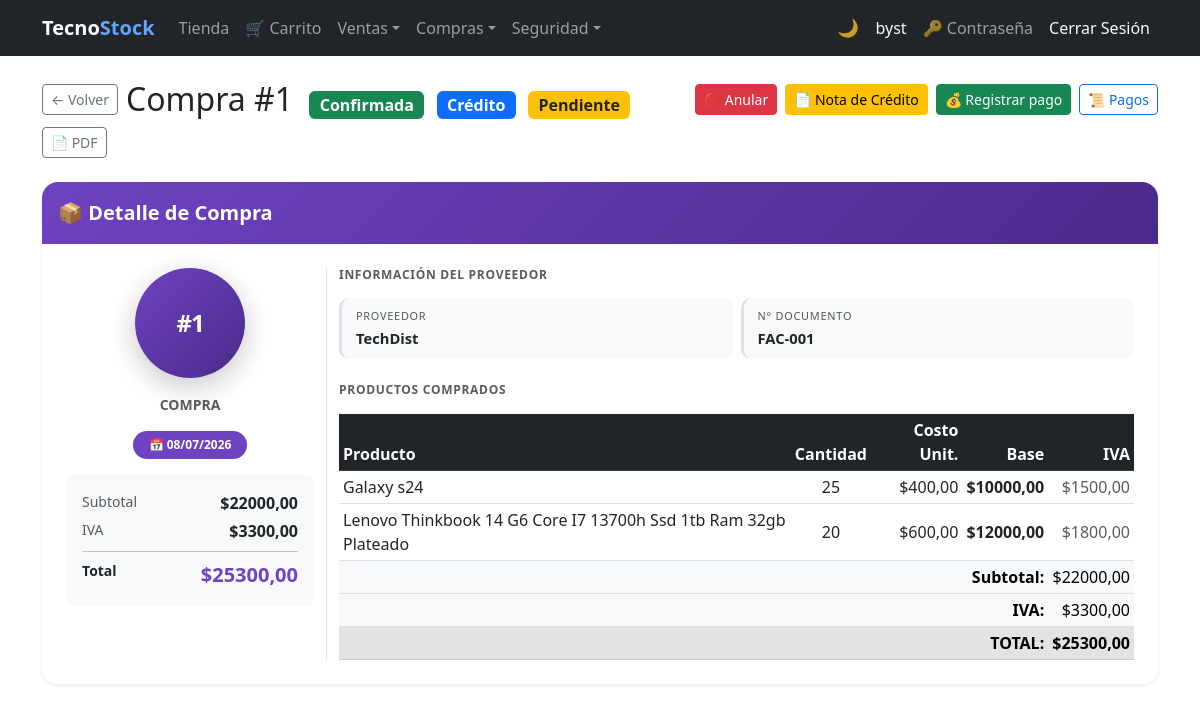
The page /purchases/1/ (signed in) on the database its author committed.
### purchasing/models.py (models this page shows, shortened)
class Purchase(models.Model):
    BORRADOR   = 0
    CONFIRMADA = 1
    ANULADA    = 2
    ESTADO_CHOICES = [
        (BORRADOR,   'Borrador'),
        (CONFIRMADA, 'Confirmada'),
        (ANULADA,    'Anulada'),
    ]
    PENDIENTE = 'PENDIENTE'
    PAGADA    = 'PAGADA'
    ESTADO_PAGO_CHOICES = [
        (PENDIENTE, 'Pendiente'),
        (PAGADA,    'Pagada'),
    ]
    CONTADO = 'contado'
    CREDITO = 'credito'
    TIPO_PAGO_CHOICES = [
        (CONTADO, 'Contado'),
        (CREDITO, 'Crédito'),
    ]
    supplier        = models.ForeignKey(
                          Supplier, on_delete=models.PROTECT,
                          related_name='purchases', verbose_name='Proveedor')
    document_number = models.CharField(max_length=20, verbose_name='N° Documento')
    purchase_date   = models.DateField(auto_now_add=True, verbose_name='Fecha')
    subtotal        = models.DecimalField(max_digits=12, decimal_places=2, default=0, verbose_name='Subtotal')
    tax             = models.DecimalField(max_digits=12, decimal_places=2, default=0, verbose_name='IVA')
    total           = models.DecimalField(max_digits=12, decimal_places=2, default=0, verbose_name='Total')
    estado          = models.PositiveSmallIntegerField(
                          choices=ESTADO_CHOICES, default=BORRADOR, verbose_name='Estado')
    is_active       = models.BooleanField(default=True, verbose_name='Activo')
    saldo           = models.DecimalField(
                          max_digits=12, decimal_places=2, default=0,
                          verbose_name='Saldo pendiente de pago')
    estado_pago     = models.CharField(
                          max_length=10, choices=ESTADO_PAGO_CHOICES,
                          default=PENDIENTE, verbose_name='Estado de pago')
    tipo_pago       = models.CharField(
                          max_length=10, choices=TIPO_PAGO_CHOICES,
                          default=CREDITO, verbose_name='Tipo de pago')
    class Meta:
        verbose_name        = 'Compra'
        verbose_name_plural = 'Compras'
        ordering = ['-purchase_date', '-id']
        constraints = [
            models.UniqueConstraint(
                fields=['document_number', 'supplier'],
                name='unique_purchase_per_supplier'
            )
        ]
    @property
    def can_confirm(self):    return self.estado == self.BORRADOR
    @property
    def can_edit(self):       return self.estado == self.BORRADOR
    @property
    def can_delete(self):     return self.estado == self.BORRADOR
    @property
    def can_cancel(self):     return self.estado == self.CONFIRMADA
    @property
    def can_credit_note(self):return self.estado == self.CONFIRMADA
    @property
    def estado_badge_class(self):
        return {
            self.BORRADOR:   'bg-secondary',
            self.CONFIRMADA: 'bg-success',
            self.ANULADA:    'bg-danger',
        }.get(self.estado, 'bg-secondary')
    @property
    def estado_pago_badge_class(self):
        return 'bg-success' if self.estado_pago == self.PAGADA else 'bg-warning text-dark'
    @property
    def tipo_pago_badge_class(self):
        return 'bg-info text-dark' if self.tipo_pago == self.CONTADO else 'bg-primary'
    @property
    def pendiente_de_pago(self):
        return self.estado == self.CONFIRMADA and self.saldo > 0

class PurchaseDetail(models.Model):
    purchase   = models.ForeignKey(
                     Purchase, on_delete=models.CASCADE,
                     related_name='details', verbose_name='Compra')
    product    = models.ForeignKey(
                     Product, on_delete=models.PROTECT,
                     related_name='purchase_details', verbose_name='Producto')
    quantity   = models.PositiveIntegerField(verbose_name='Cantidad')
    unit_cost  = models.DecimalField(max_digits=12, decimal_places=2, verbose_name='Costo Unitario')
    subtotal   = models.DecimalField(max_digits=12, decimal_places=2, default=0, verbose_name='Subtotal')
    tax_amount = models.DecimalField(max_digits=12, decimal_places=2, default=0, verbose_name='IVA')
    class Meta:
        verbose_name        = 'Detalle de Compra'
        verbose_name_plural = 'Detalles de Compra'

### billing/models.py (models this page shows, shortened)
class Supplier(models.Model):
    name = models.CharField(max_length=200, verbose_name='Company Name')
    contact_name = models.CharField(max_length=200, blank=True, null=True)
    email = models.EmailField(blank=True, null=True)
    phone = models.CharField(max_length=20, blank=True, null=True)
    address = models.TextField(blank=True, null=True)
    photo = models.ImageField(upload_to='suppliers/', blank=True, null=True, verbose_name='Logo')
    is_active = models.BooleanField(default=True)
    created_at = models.DateTimeField(auto_now_add=True)
    updated_at = models.DateTimeField(auto_now=True)
    class Meta:
        verbose_name = 'Supplier'
        verbose_name_plural = 'Suppliers'
        ordering = ['name']

class Product(models.Model):
    name = models.CharField(max_length=200, verbose_name='Product Name')
    description = models.TextField(blank=True, null=True)
    brand = models.ForeignKey(Brand, on_delete=models.PROTECT, related_name='products')
    group = models.ForeignKey(ProductGroup, on_delete=models.PROTECT, related_name='products')
    suppliers = models.ManyToManyField(Supplier, related_name='products', blank=True)
    photo      = models.ImageField(upload_to='products/', blank=True, null=True, verbose_name='Foto')
    unit_price = models.DecimalField(max_digits=12, decimal_places=2)
    tax_rate   = models.DecimalField(
                     max_digits=5, decimal_places=4, default=Decimal('0.15'),
                     verbose_name='Tasa IVA',
                     validators=[MinValueValidator(Decimal('0')), MaxValueValidator(Decimal('1'))],
                 )
    stock = models.IntegerField(default=0)
    is_active = models.BooleanField(default=True)
    created_at = models.DateTimeField(auto_now_add=True)
    updated_at = models.DateTimeField(auto_now=True)
    class Meta:
        verbose_name = 'Product'
        verbose_name_plural = 'Products'
        ordering = ['name']

### purchasing/views.py (the view)
# urls.py: path('<int:pk>/',             views.purchase_detail,             name='purchase_detail'),
@roles_required(*_PURCHASING_ROLES)
def purchase_detail(request, pk):
    purchase = get_object_or_404(
        Purchase.objects.select_related('supplier')
                        .prefetch_related('details__product', 'credit_notes'),
        pk=pk
    )
    return render(request, 'purchasing/purchase_detail.html', {'purchase': purchase})

### security/templatetags/security_tags.py (called while the page is built)
@register.filter(name='has_group')
def has_group(user, group_name):
    if not user.is_authenticated:
        return False
    if user.is_superuser:  # el superusuario ve todo
        return True
    return user.groups.filter(name=group_name).exists()

### purchasing/templates/purchasing/purchase_detail.html (shortened to what this page needs)
{% extends 'billing/base.html' %}
{% block content %}
<div class="d-flex flex-wrap align-items-center gap-2 mb-4">
  <a href="{% url 'purchasing:purchase_list' %}" class="btn btn-outline-secondary btn-sm">&#8592; Volver</a>
  <h2 class="mb-0 me-auto">
    Compra #{{ purchase.id }}
    <span class="badge {{ purchase.estado_badge_class }} fs-6 ms-2">{{ purchase.get_estado_display }}</span>
    {% if purchase.estado == purchase.CONFIRMADA %}
    <span class="badge {{ purchase.tipo_pago_badge_class }} fs-6 ms-1">{{ purchase.get_tipo_pago_display }}</span>
    <span class="badge {{ purchase.estado_pago_badge_class }} fs-6 ms-1">{{ purchase.get_estado_pago_display }}</span>
    {% endif %}
  </h2>
  {% if purchase.can_cancel %}
    <a href="{% url 'purchasing:purchase_cancel' purchase.pk %}"
       class="btn btn-danger btn-sm">&#128683; Anular</a>
  {% endif %}
  {% if purchase.can_credit_note %}
    <a href="{% url 'purchasing:supplier_credit_note_create' purchase.pk %}"
       class="btn btn-warning btn-sm">&#128196; Nota de Crédito</a>
  {% endif %}
  {% if purchase.tipo_pago == purchase.CREDITO and purchase.estado == purchase.CONFIRMADA %}
    {% if purchase.pendiente_de_pago %}
      <a href="{% url 'pagos:pago_create' purchase.id %}" class="btn btn-success btn-sm">&#128176; Registrar pago</a>
    {% endif %}
    <a href="{% url 'pagos:historial_pagos' purchase.id %}" class="btn btn-outline-primary btn-sm">&#128220; Pagos</a>
  {% endif %}
  <a href="{% url 'purchasing:purchase_pdf' purchase.pk %}" class="btn btn-outline-secondary btn-sm" title="Descargar PDF">&#128196; PDF</a>
</div>
<div class="card border-0 shadow-sm rounded-4 overflow-hidden mb-4">
  <div class="card-header border-0 py-3 pur-card-header">
    <span class="text-white fw-bold fs-5">&#128230; Detalle de Compra</span>
  </div>
  <div class="card-body p-4">
    <div class="row g-4">
      <div class="col-md-3 text-center border-end pb-4 pb-md-0">
        <div class="dm-avatar pur-avatar mx-auto mb-3">#{{ purchase.id }}</div>
        <p class="text-muted small fw-semibold text-uppercase mb-3">Compra</p>
        <div class="mb-3">
          <span class="badge rounded-pill px-3 py-2" style="background:#6f42c1;color:#fff;">
            &#128197;&nbsp;{{ purchase.purchase_date|date:"d/m/Y" }}
          </span>
        </div>
        <div class="pur-summary-box rounded-3 p-3 text-start mt-3">
          <div class="d-flex justify-content-between mb-1">
            <small class="text-muted">Subtotal</small>
            <span class="fw-semibold">${{ purchase.subtotal }}</span>
          </div>
          <div class="d-flex justify-content-between mb-1">
            <small class="text-muted">IVA</small>
            <span class="fw-semibold">${{ purchase.tax }}</span>
          </div>
          <hr class="my-2">
          <div class="d-flex justify-content-between">
            <small class="fw-bold">Total</small>
            <span class="fw-bold fs-5" style="color:#6f42c1;">${{ purchase.total }}</span>
          </div>
        </div>
      </div>
      <div class="col-md-9">
        <h6 class="text-muted text-uppercase fw-semibold mb-3 dm-section-label">
          Información del Proveedor
        </h6>
        <div class="row g-2 mb-4">
          <div class="col-sm-6">
            <div class="dm-field">
              <small class="dm-label">Proveedor</small>
              <div class="dm-value">{{ purchase.supplier.name }}</div>
            </div>
          </div>
          <div class="col-sm-6">
            <div class="dm-field">
              <small class="dm-label">N° Documento</small>
              <div class="dm-value">{{ purchase.document_number }}</div>
            </div>
          </div>
        </div>
        <h6 class="text-muted text-uppercase fw-semibold mb-3 dm-section-label">
          Productos Comprados
        </h6>
        <div class="table-responsive">
          <table class="table table-sm table-hover align-middle mb-0">
            <thead class="table-dark">
              <tr>
                <th>Producto</th>
                <th class="text-center">Cantidad</th>
                <th class="text-end">Costo Unit.</th>
                <th class="text-end">Base</th>
                <th class="text-end">IVA</th>
              </tr>
            </thead>
            <tbody>
              {% for det in purchase.details.all %}
              <tr>
                <td>{{ det.product.name }}</td>
                <td class="text-center">{{ det.quantity }}</td>
                <td class="text-end">${{ det.unit_cost }}</td>
                <td class="text-end fw-semibold">${{ det.subtotal }}</td>
                <td class="text-end text-muted">${{ det.tax_amount }}</td>
              </tr>
              {% empty %}
              <tr>
                <td colspan="5" class="text-center text-muted">Sin líneas de detalle.</td>
              </tr>
              {% endfor %}
            </tbody>
            <tfoot class="table-light">
              <tr>
                <td colspan="4" class="text-end fw-semibold">Subtotal:</td>
                <td class="text-end">${{ purchase.subtotal }}</td>
              </tr>
              <tr>
                <td colspan="4" class="text-end fw-semibold">IVA:</td>
                <td class="text-end">${{ purchase.tax }}</td>
              </tr>
              <tr class="table-secondary">
                <td colspan="4" class="text-end fw-bold fs-6">TOTAL:</td>
                <td class="text-end fw-bold fs-6">${{ purchase.total }}</td>
              </tr>
            </tfoot>
          </table>
        </div>
      </div>
    </div>
  </div>
</div>
{% endblock %}

### billing/templates/billing/base.html (shortened to what this page needs)
{% load security_tags %}
<!DOCTYPE html>
<html lang="es">
<head>
  <link href="https://cdn.jsdelivr.net/npm/bootstrap@5.3.0/dist/css/bootstrap.min.css" rel="stylesheet">
</head>
<body>
<nav class="navbar navbar-expand-lg navbar-dark bg-dark">
  <div class="container">
    <a class="navbar-brand fw-bold" href="{% url 'billing:home' %}">Tecno<span class="nav-brand-accent">Stock</span></a>
    <div class="collapse navbar-collapse" id="nav">
      <ul class="navbar-nav me-auto">
        {% if user.is_authenticated %}
        {% if user|has_group:'Cliente' %}
        <li class="nav-item"><a class="nav-link" href="{% url 'store:catalog' %}">Tienda</a></li>
        <li class="nav-item"><a class="nav-link" href="{% url 'store:cart' %}">&#128722; Carrito</a></li>
        {% endif %}
        <li class="nav-item dropdown">
          <a class="nav-link dropdown-toggle" href="#" role="button" data-bs-toggle="dropdown" aria-expanded="false">Ventas</a>
        </li>
        {% if user|has_group:'Analista de Compras' or user|has_group:'Administrador' or not user|has_any_group %}
        <li class="nav-item dropdown">
          <a class="nav-link dropdown-toggle" href="#" role="button" data-bs-toggle="dropdown" aria-expanded="false">Compras</a>
        </li>
        {% endif %}
        {% if user|has_group:'Administrador' %}
        <li class="nav-item dropdown">
          <a class="nav-link dropdown-toggle" href="#" role="button" data-bs-toggle="dropdown" aria-expanded="false">Seguridad</a>
        </li>
        {% endif %}
        {% endif %}
      </ul>
      <ul class="navbar-nav align-items-center">
        <li class="nav-item"><button type="button" class="theme-toggle-btn" id="theme-toggle" onclick="toggleTheme()" title="Cambiar tema claro / oscuro"><span id="theme-icon">&#127769;</span></button></li>
        <li class="nav-item">{% if user.is_authenticated %}<a class="nav-link text-light" href="{% url 'billing:dashboard' %}">{{ user.username }}</a>{% endif %}</li>
        <li class="nav-item">{% if user.is_authenticated %}<a class="nav-link" href="{% url 'password_change' %}" title="Cambiar contraseña">&#128273; Contraseña</a>{% endif %}</li>
        <li class="nav-item">{% if user.is_authenticated %}<form method="post" action="{% url 'logout' %}" class="d-inline">{% csrf_token %}<button type="submit" class="nav-link btn btn-link text-light btn-nav-link">Cerrar Sesión</button></form>{% else %}<a class="nav-link" href="{% url 'login' %}">Iniciar Sesión</a>{% endif %}</li>
      </ul>
    </div>
  </div>
</nav>
<div class="container mt-4">
  {% block content %}{% endblock %}
</div>
</body>
</html>

### billing/templates/billing/base.html (style rules this page uses)
.dm-avatar { width: 110px; height: 110px; border-radius: 50%; display: flex; align-items: center; justify-content: center; margin: 0 auto 12px; font-size: 2.2rem; font-weight: 800; color: #fff; box-shadow: 0 8px 28px rgba(0,0,0,.22); letter-spacing: -1px; -webkit-user-select: none; user-select: none; }
.dm-field { background: var(--bs-tertiary-bg); border-radius: 10px; padding: 10px 14px; border-left: 3px solid var(--bs-border-color); height: 100%; transition: border-color .2s; }
.dm-label { font-size: .68rem; text-transform: uppercase; letter-spacing: .07em; color: var(--bs-secondary-color); display: block; margin-bottom: 3px; }
.dm-value { font-size: .92rem; font-weight: 600; color: var(--bs-body-color); word-break: break-word; }
.dm-section-label { letter-spacing: .06em; font-size: .75rem; }
.btn-nav-link { text-decoration: none; }
.nav-brand-accent { color: #60a5fa; }
.theme-toggle-btn { background: none; border: none; cursor: pointer; font-size: 1.1rem; line-height: 1; padding: .375rem .5rem; border-radius: .375rem; transition: background .2s; color: rgba(255,255,255,.75); }

### purchasing/templates/purchasing/purchase_detail.html (style rules this page uses)
.pur-card-header { background: linear-gradient(135deg,#6f42c1 0%,#4a2a8a 100%); }
.pur-avatar { background: linear-gradient(135deg,#6f42c1,#4a2a8a); font-size:1.5rem; }
.pur-summary-box { background: var(--bs-tertiary-bg); }

### rows shown on the page
Purchase: id "1", estado "Confirmada", tipo_pago "Crédito", estado_pago "Pendiente", purchase_date "08/07/2026", subtotal "22000,00", tax "3300,00", total "25300,00", supplier.name "TechDist", document_number "FAC-001"
PurchaseDetail: product.name "Galaxy s24", quantity "25", unit_cost "400,00", subtotal "10000,00", tax_amount "1500,00"
PurchaseDetail: product.name "Lenovo Thinkbook 14 G6 Core I7 13700h Ssd 1tb Ram 32gb Plateado", quantity "20", unit_cost "600,00", subtotal "12000,00", tax_amount "1800,00"

### other values the page prints
{{ user.username }} "byst"
